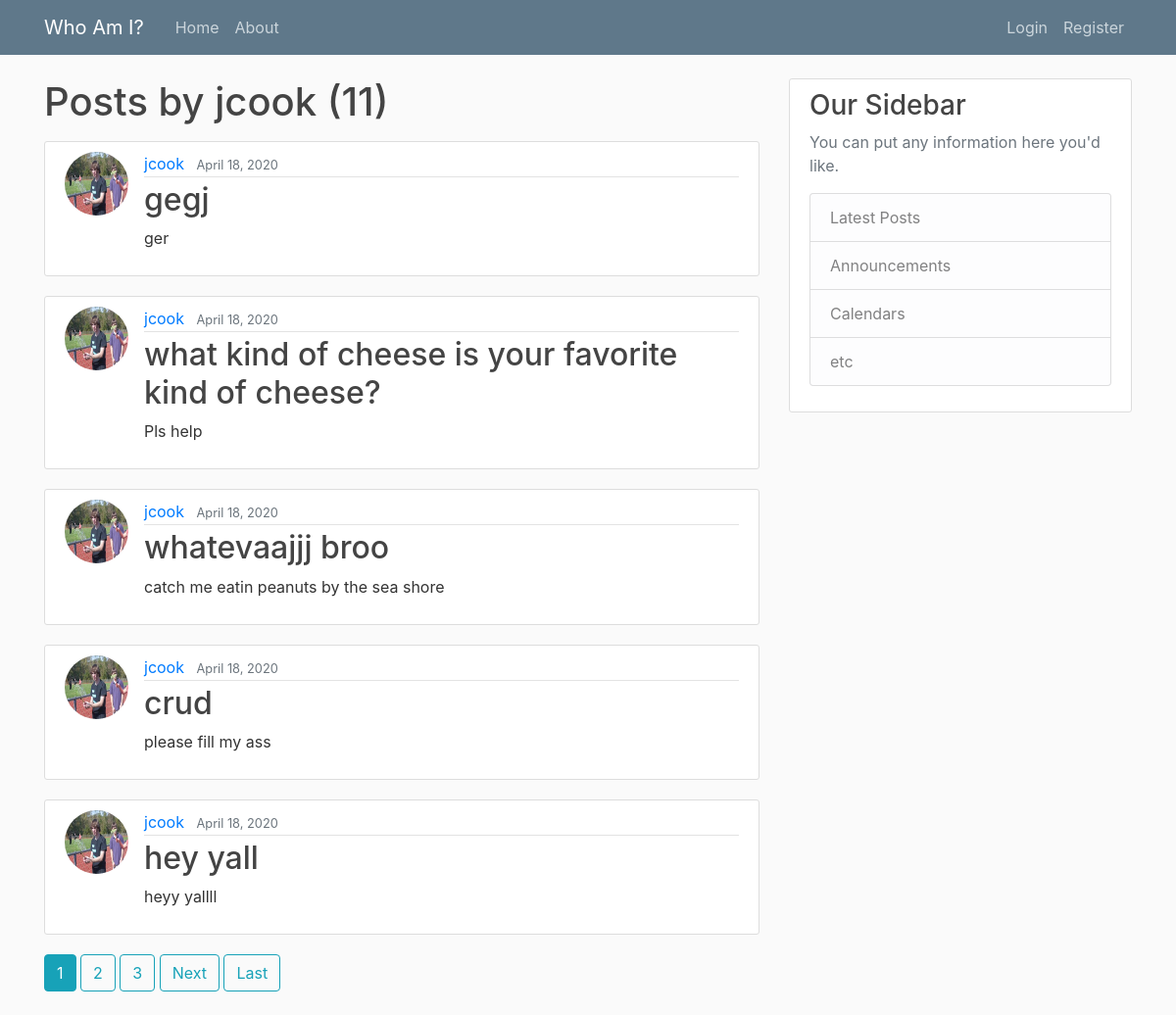
The page /user/jcook on the database its author committed.
### blog/models.py (models this page shows, shortened)
class Post(models.Model):
    title = models.CharField(max_length=100)
    content = models.TextField()
    date_posted = models.DateTimeField(default=timezone.now)
    author = models.ForeignKey(User, on_delete=models.CASCADE)

### users/models.py (models this page shows, shortened)
class Profile(models.Model):
    user = models.OneToOneField(User, on_delete=models.CASCADE)
    image= models.ImageField(default='default.jpg', upload_to='profile_pics')

### blog/views.py (the view)
# urls.py: path('user/<str:username>', UserPostListView.as_view(), name='user-posts'),
class UserPostListView(ListView):
    model = Post
    template_name = 'blog/user_posts.html'#<app>/<model>_<viewtype>/html
    context_object_name = 'posts'
    paginate_by = 5
    def get_queryset(self):
        user = get_object_or_404(User, username=self.kwargs.get('username'))
        return Post.objects.filter(author=user).order_by('-date_posted')

### blog/templates/blog/user_posts.html (shortened to what this page needs)
{% extends "blog/base.html" %}
{% block content%}
    <h1 class="mb-3">Posts by {{ view.kwargs.username }} ({{ page_obj.paginator.count}})</h1>
    {% for post in posts %}
        <article class="media content-section">
            <img class = "rounded-circle article-img" src="{{ post.author.profile.image.url }}">
              <div class="media-body">
                <div class="article-metadata">
                  <a class="mr-2" href="{% url 'user-posts' post.author.username %}">{{ post.author }}</a>
                  <small class="text-muted">{{ post.date_posted |date:"F d, Y"}}</small>
                </div>
                <h2><a class="article-title" href="{% url 'post-detail' post.id %}">{{ post.title }}</a></h2>
                <p class="article-content">{{ post.content }}</p>
              </div>
        </article>
    {% endfor %}
{% if is_paginated %}
   {% for num in page_obj.paginator.page_range %}
     {% if page_obj.number == num %}
       <a class="btn btn-info mb-4" href="?page={{ num }}">{{ num }}</a>
     {% elif num > page_obj.number|add:'-3' and num < page_obj.number|add:'3' %}
       <a class="btn btn-outline-info mb-4" href="?page={{ num }}">{{ num }}</a>
     {% endif %}
  {% endfor %}
  {% if page_obj.has_next %}
     <a class="btn btn-outline-info mb-4" href="?page={{ page_obj.next_page_number }}">Next</a>
     <a class="btn btn-outline-info mb-4" href="?page={{ page_obj.paginator.num_pages }}">Last</a>
  {% endif %}
{% endif %}
{% endblock content%}

### blog/static/blog/main.css (style rules this page uses)
body { background: #fafafa; color: #333333; margin-top: 5rem; }
h1, h2, h3, h4, h5, h6 { color: #444444; }
.content-section { background: #ffffff; padding: 10px 20px; border: 1px solid #dddddd; border-radius: 3px; margin-bottom: 20px; }
.article-title { color: #444444; }
.article-content { white-space: pre-line; }
.article-img { height: 65px; width: 65px; margin-right: 16px; }
.article-metadata { padding-bottom: 1px; margin-bottom: 4px; border-bottom: 1px solid #e3e3e3 }

### rows shown on the page
Post: author.profile.image (picture), author "jcook", date_posted "April 18, 2020", title "gegj", content "ger"
Post: author.profile.image (picture), author "jcook", date_posted "April 18, 2020", title "what kind of cheese is your favorite kind of cheese?", content "Pls help"
Post: author.profile.image (picture), author "jcook", date_posted "April 18, 2020", title "whatevaajjj broo", content "catch me eatin peanuts by the sea shore"
Post: author.profile.image (picture), author "jcook", date_posted "April 18, 2020", title "crud", content "please fill my ass"
Post: author.profile.image (picture), author "jcook", date_posted "April 18, 2020", title "hey yall", content "heyy yallll"

### other values the page prints
{{ view.kwargs.username }} "jcook"
{{ page_obj.paginator.count }} "11"
{{ num }} "1"
{{ num }} "2" "3"
